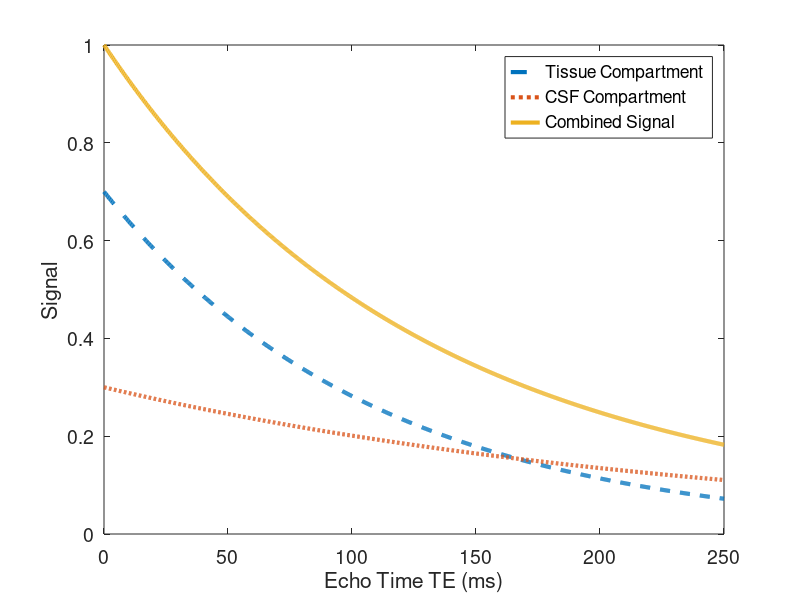

This figure's MATLAB source:
% xBiexponential.m

% plot a biexponential decay function
R2t = 1/0.11;
R2e = 1/0.25;
theta = 0.3;

TE = linspace(0,0.250,1000);

P1 = (1-theta).*exp(-TE.*R2t);
P2 = theta*exp(-TE.*R2e);
Pb = P1 + P2;

figure();
set(gcf,'WindowStyle','docked');
hold on; box on;

plot(1000*TE,P1,'--','LineWidth',3);
plot(1000*TE,P2,':', 'LineWidth',3);
plot(1000*TE,Pb,'-', 'LineWidth',3);

set(gca,'FontSize',14);

xlabel('Echo Time TE (ms)');
ylabel('Signal');

legend('Tissue Compartment','CSF Compartment','Combined Signal');
